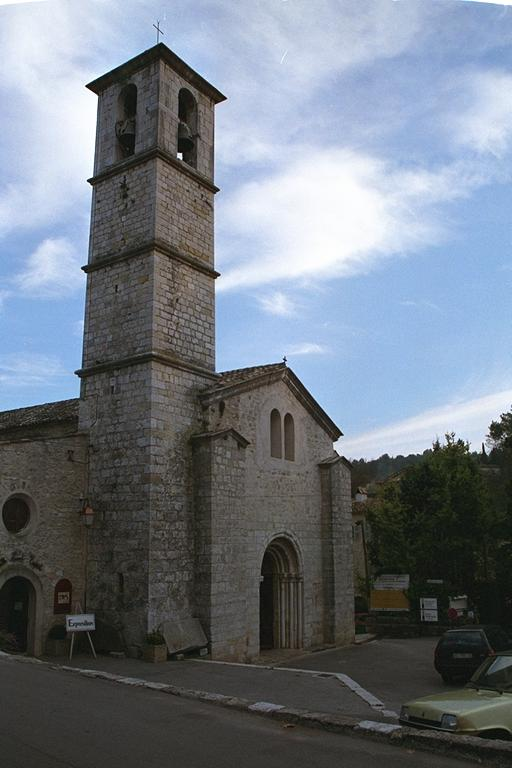
%> input picture VFC/church1.jpg, 512 x 768 px
$ octave demo1.m   (GNU Octave 9; MATLAB toolbox functions it lacks are replaced by stand-ins)
%> lines starting %> are read from the running program, lines starting %| are printed output that depends on the picture
### VFC/SparseVFC.m
function VecFld = SparseVFC(X, Y, conf)
% VFC  Vector Field Consensus
%   VECFLD = SPARSEVFC(X, Y, CONF)
%   learns vector field from random samples with outliers. It is a fast
%   version of VFC. Even fast then FastVFC(), and has better performance
%   than FastVFC.
%
% Input:
%   X, Y: Original data.
%
%   conf: configuration for VFC. See VFC_init().
%
% Output:
%   VecFld: A structure type value which contains X, Y, beta, V, C, P,
%       VFCIndex. Where V = f(X), P is the posterior probability and
%       VFCIndex is the indexes of inliers which found by VFC.
%
%   See also:: VFC_init(), VFC(), FastVFC().

% Authors: Jiayi Ma (jyma2010@gmail.com)
% Date:    04/17/2012

fprintf('Start mismatch removal...\n');
[N, D]=size(Y);

% Construct kernel matrix K
M = 16;
tmp_X = unique(X, 'rows'); idx = randperm(size(tmp_X,1));
idx = idx(1:min(M,size(tmp_X,1)));ctrl_pts=tmp_X(idx,:);
K=con_K(ctrl_pts,ctrl_pts,conf.beta);
U = con_K(X, ctrl_pts, conf.beta);
M = size(ctrl_pts,1);

% Initialization
V=zeros(N,D); iter=1;  tecr=1; C=zeros(M,D); E=1;
sigma2 = sum(sum((Y-V).^2))/(N*D); gamma = conf.gamma;
%%
while (iter < conf.MaxIter) && (tecr > conf.ecr) && (sigma2 > 1e-8)
    % E-step.
    E_old=E;
    [P, E]=get_P(Y,V, sigma2 ,gamma, conf.a);

    E=E+conf.lambda/2*trace(C'*K*C);
    tecr=abs((E-E_old)/E);
    fprintf('iterate: %dth, gamma: %f, the energy change rate: %f, sigma2=%f\n', iter, gamma, tecr, sigma2);

    % M-step. Solve linear system for C.
    P = max(P, conf.minP);
    C=(U'.*repmat(P', [M, 1])*U+conf.lambda*sigma2*K)\(U'.*repmat(P', [M, 1])*Y);

    % Update V and sigma^2
    V=U*C;
    Sp=sum(P);
    sigma2=sum(P'*sum((Y-V).^2, 2))/(Sp*D);

    % Update gamma
    numcorr = length(find(P > conf.theta));
    gamma=numcorr/size(X, 1);
%     gamma = Sp/size(X, 1);
    if gamma > 0.95, gamma = 0.95; end
    if gamma < 0.05, gamma = 0.05; end

    iter=iter+1;
end

%%
VecFld.X = ctrl_pts;
VecFld.Y = Y;
VecFld.beta = conf.beta;
VecFld.V=V;
VecFld.C=C;
VecFld.P = P;
VecFld.VFCIndex = find(P > conf.theta);
VecFld.sigma2 = sigma2;

disp('Removing outliers succesfully completed.');


%%%%%%%%%%%%%%%%%%%%%%%%
function K=con_K(x,y,beta)
% CON_K constructs the kernel K,
%   where K(i, j) = k(x, y) = exp(-beta*||x-y||^2).

[n, d]=size(x); [m, d]=size(y);

K=repmat(x,[1 1 m])-permute(repmat(y,[1 1 n]),[3 2 1]);
K=squeeze(sum(K.^2,2));
K=-beta * K;
K=exp(K);

%%%%%%%%%%%%%%%%%%%%%%%%
function [P, E]=get_P(Y,V, sigma2 ,gamma, a)
% GET_P estimates the posterior probability and part of the energy.

D = size(Y, 2);
temp1 = exp(-sum((Y-V).^2,2)/(2*sigma2));
temp2 = (2*pi*sigma2)^(D/2)*(1-gamma)/(gamma*a);
P=temp1./(temp1+temp2);
E=P'*sum((Y-V).^2,2)/(2*sigma2)+sum(P)*log(sigma2)*D/2;

### VFC/VFC_init.m
function conf = VFC_init(conf)
% VFC  Vector Field Consensus
%   CONF = VFC_INIT(CONF) sets the default configuration for VFC.
%
%   gamma: Percentage of inliers in the samples. This is an inital value
%       for EM iteration, and it is not important. Default value is 0.9.
%
%   beta: Paramerter of Gaussian Kernel, k(x, y) = exp(-beta*||x-y||^2).
%       Default value is 0.1.
%
%   lambda: Represents the trade-off between the goodness of data fit
%       and smoothness of the field. Default value is 3.
%
%   theta: If the posterior probability of a sample being an inlier is
%       larger than theta, then it will be regarded as an inlier.
%       Default value is 0.75.
%
%   a: Paramerter of the uniform distribution. We assume that the outliers
%       obey a uniform distribution 1/a. Default Value is 10.
%
%   MaxIter: Maximum iterition times. Defualt value is 500.
%
%   ecr: The minimum limitation of the energy change rate in the iteration
%       process. Default value is 1e-5.
%
%   minP: The posterior probability Matrix P may be singular for matrix
%       inversion. We set the minimum value of P as minP. Default value is
%       1e-5.
%
%   method: Choose the method for outlier removal. There are three optional
%       methods: VFC, FastVFC, SparseVFC. Default value is VFC.
%
%   See also:: VFC(), FastVFC(), SparseVFC.

% Authors: Jiayi Ma (jyma2010@gmail.com)
% Date:    04/17/2012

if ~isfield(conf,'MaxIter'), conf.MaxIter = 500; end;
if ~isfield(conf,'gamma'), conf.gamma = 0.9; end;
if ~isfield(conf,'beta'), conf.beta = 0.1; end;
if ~isfield(conf,'lambda'), conf.lambda = 3; end;
if ~isfield(conf,'theta'), conf.theta = 0.75; end;
if ~isfield(conf,'a'), conf.a = 10; end;
if ~isfield(conf,'ecr'), conf.ecr = 1e-5; end;
if ~isfield(conf,'minP'), conf.minP = 1e-5; end;
if ~isfield(conf,'method'), conf.method = 'VFC'; end;

### VFC/evaluate.m
function [precision, recall, corrRate] = evaluate(CorrectIndex, VFCIndex, siz)
%   [PRECISION, RECALL, CORRRATE] = EVALUATE(CORRECTINDEX, VFCINDEX, SIZ)
%   evaluates the performence of VFC with precision and recall.
%
% Input:
%   CorrectIndex, VFCIndex: Ground truth indexes and indexes preserved by VFC.
%
%   siz: Number of initial matches.
%
% Output:
%   precision, recall, corrRate: Precision and recall of VFC, percentage of
%       initial correct matches.
%
%   See also:: VFC().

% Authors: Jiayi Ma (jyma2010@gmail.com)
% Date:    04/17/2012

if length(VFCIndex)==0
    VFCIndex = 1:siz;
end

VFCCorrect = intersect(VFCIndex, CorrectIndex);
NumCorrectIndex = length(CorrectIndex);
NumVFCIndex = length(VFCIndex);
NumVFCCorrect = length(VFCCorrect);

corrRate = NumCorrectIndex/siz;
precision = NumVFCCorrect/NumVFCIndex;
recall = NumVFCCorrect/NumCorrectIndex;

fprintf('\ncorrect correspondence rate in the original data: %d/%d = %f\n', NumCorrectIndex, siz, corrRate);
fprintf('precision rate: %d/%d = %f\n', NumVFCCorrect, NumVFCIndex, precision);
fprintf('recall rate: %d/%d = %f\n', NumVFCCorrect, NumCorrectIndex, recall);

### VFC/norm2.m
function  [X, Y, normal] =norm2(x,y)
% NORM2 nomalizes the data so that it has zero means and unit covariance

% Authors: Jiayi Ma (jyma2010@gmail.com)
% Date:    04/17/2012

x = double(x);
y = double(y);

n=size(x,1);
m=size(y,1);

normal.xm=mean(x);
normal.ym=mean(y);

x=x-repmat(normal.xm,n,1);
y=y-repmat(normal.ym,m,1);

normal.xscale=sqrt(sum(sum(x.^2,2))/n);
normal.yscale=sqrt(sum(sum(y.^2,2))/m);

X=x/normal.xscale;
Y=y/normal.yscale;

### VFC/plot_matches.m
function plot_matches(I1, I2, X, Y, VFCIndex, CorrectIndex)
%   PLOT_MATCHES(I1, I2, X, Y, VFCINDEX, CORRECTINDEX)
%   only plots the ture positives with blue lines, false positives with red
%   lines, and false negatives with green lines. For visibility, it plots at
%   most NUMPLOT (Default value is 50) matches proportionately.
%
% Input:
%   I1, I2: Tow input images.
%
%   X, Y: Coordinates of intrest points in I1, I2 respectively.
%
%   VFCIndex: Indexes preserved by VFC.
%
%   CorrectIndex: Ground truth indexes.
%
%   See also:: VFC(), FastVFC(), SparseVFC().

% Authors: Jiayi Ma (jyma2010@gmail.com)
% Date:    04/17/2012

% Define the maximum number of matches to plot
NumPlot = 50;

TruePos = intersect(VFCIndex, CorrectIndex);%Ture positive
FalsePos = setdiff(VFCIndex, CorrectIndex); %False positive
FalseNeg = setdiff(CorrectIndex, VFCIndex); %False negative

NumPos = length(TruePos)+length(FalsePos)+length(FalseNeg);
if NumPos > NumPlot
    t_p = length(TruePos)/NumPos;
    n1 = round(t_p*NumPlot);
    f_p = length(FalsePos)/NumPos;
    n2 = ceil(f_p*NumPlot);
    f_n = length(FalseNeg)/NumPos;
    n3 = ceil(f_n*NumPlot);
else
    n1 = length(TruePos);
    n2 = length(FalsePos);
    n3 = length(FalseNeg);
end

per = randperm(length(TruePos));
TruePos = TruePos(per(1:n1));
per = randperm(length(FalsePos));
FalsePos = FalsePos(per(1:n2));
per = randperm(length(FalseNeg));
FalseNeg = FalseNeg(per(1:n3));

interval = 20;
WhiteInterval = 255*ones(size(I1,1), interval, 3);
figure;imagesc(cat(2, I1, WhiteInterval, I2)) ;
hold on ;
line([X(FalsePos,1)'; Y(FalsePos,1)'+size(I1,2)+interval], [X(FalsePos,2)' ;  Y(FalsePos,2)'],'linewidth', 1, 'color', 'r') ;
line([X(FalseNeg,1)'; Y(FalseNeg,1)'+size(I1,2)+interval], [X(FalseNeg,2)' ;  Y(FalseNeg,2)'],'linewidth', 1, 'color', 'g') ;
line([X(TruePos,1)'; Y(TruePos,1)'+size(I1,2)+interval], [X(TruePos,2)' ;  Y(TruePos,2)'],'linewidth', 1, 'color', 'b') ;
axis equal ;axis off  ;
drawnow;

### VFC/demo1.m
%   This is a demo for removing outliers.

% Authors: Jiayi Ma (jyma2010@gmail.com)
% Date:    04/17/2012

clear all;
close all;

% Read images
ImgName1 = 'church1.jpg' ;
ImgName2 = 'church2.jpg' ;
I1 = imread(ImgName1) ;
%> I1 is the input picture: size 768x512x3 uint8; mean R, G, B 112.2, 120.3, 129.9
I2 = imread(ImgName2) ;
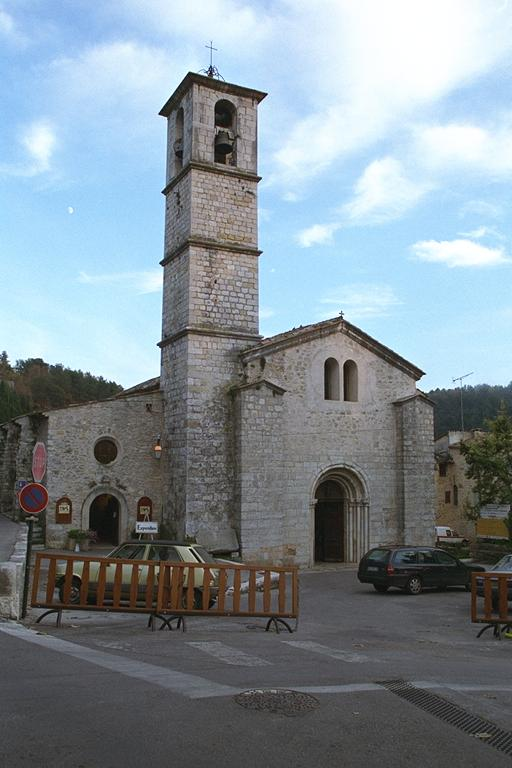
%> input picture VFC/church2.jpg, 512 x 768 px
%> I2 is the input picture: size 768x512x3 uint8; mean R, G, B 130.1, 142.3, 149.9

% Load data: initial correspondences and ground truth
load('church.mat');

% Data normalization
[nX, nY, normal]=norm2(X,Y);

% Initialization
conf.method = 'SparseVFC';
if ~exist('conf', 'var'), conf = []; end
conf = VFC_init(conf);

% Ourlier removal
tic;
switch conf.method
    case 'VFC'
        VecFld=VFC(nX, nY-nX, conf);
    case 'FastVFC'
        VecFld=FastVFC(nX, nY-nX, conf);
    case 'SparseVFC'
        VecFld=SparseVFC(nX, nY-nX, conf);
end
toc;

% Denormalization
VecFld.V=(VecFld.V+nX)*normal.yscale+repmat(normal.ym,size(Y,1),1)-X;

% Evaluation
if ~exist('CorrectIndex', 'var'), CorrectIndex = VecFld.VFCIndex; end
[precise, recall, corrRate] = evaluate(CorrectIndex, VecFld.VFCIndex, size(X,1));

% Plot results
plot_matches(I1, I2, X, Y, VecFld.VFCIndex, CorrectIndex);
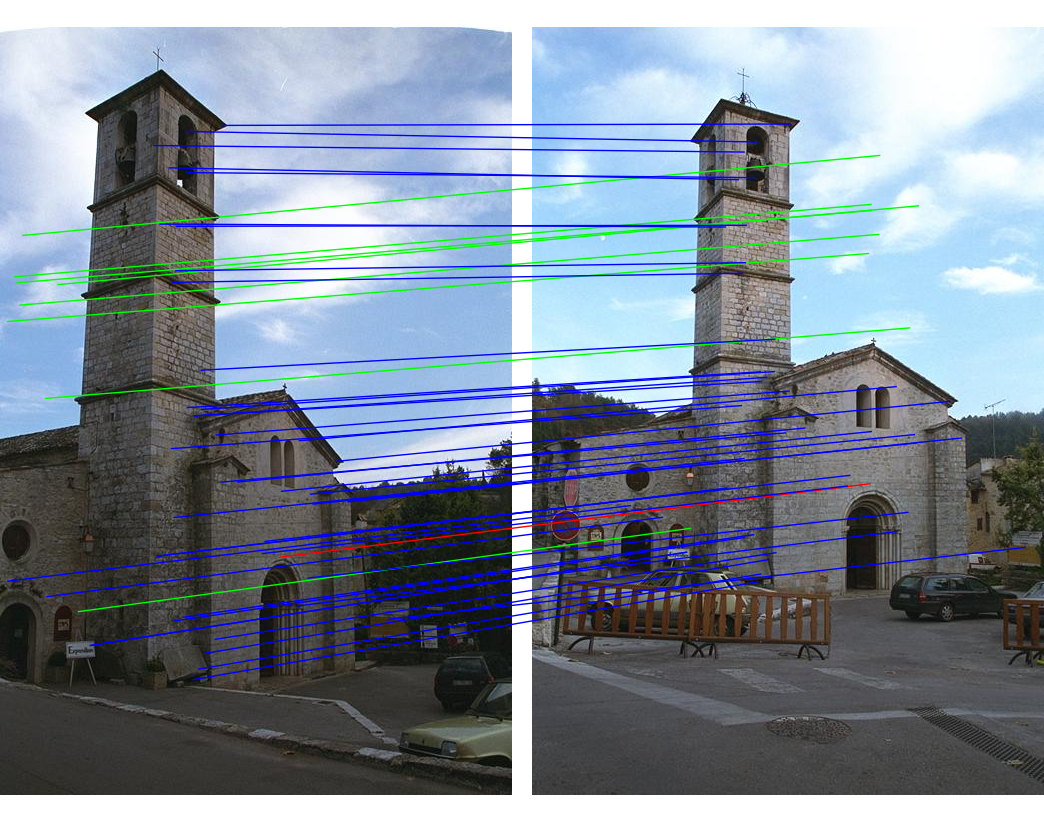
%> figure redrawn from the program's plot data
